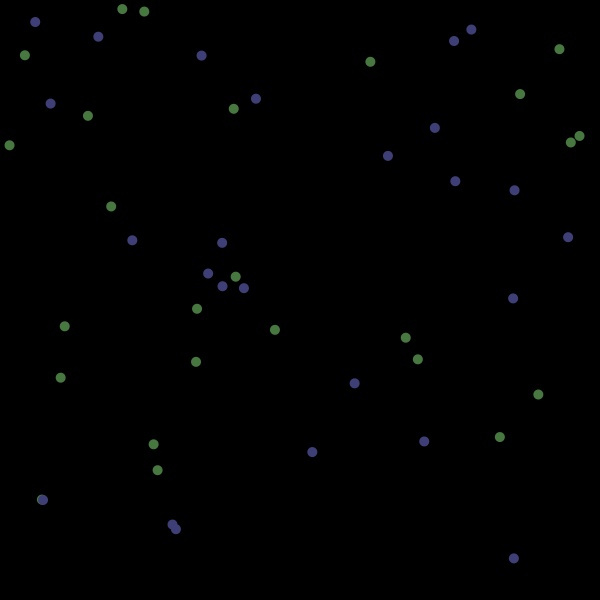
Frame 1 (no input)
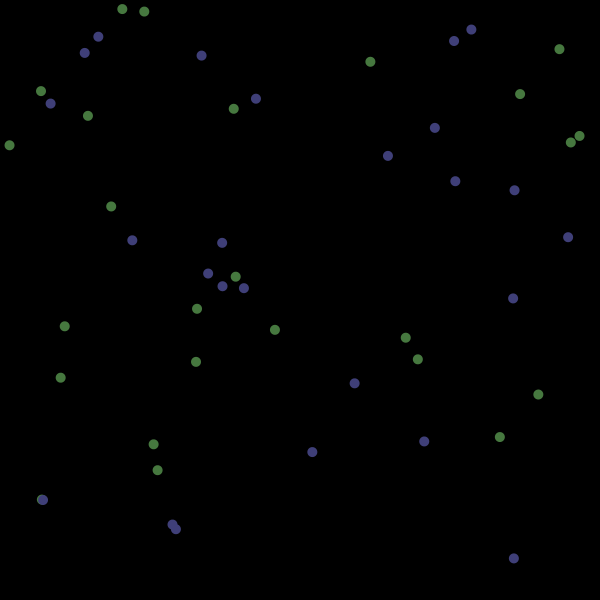
Frame 60 (the mouse pressed at the canvas centre just before this capture)
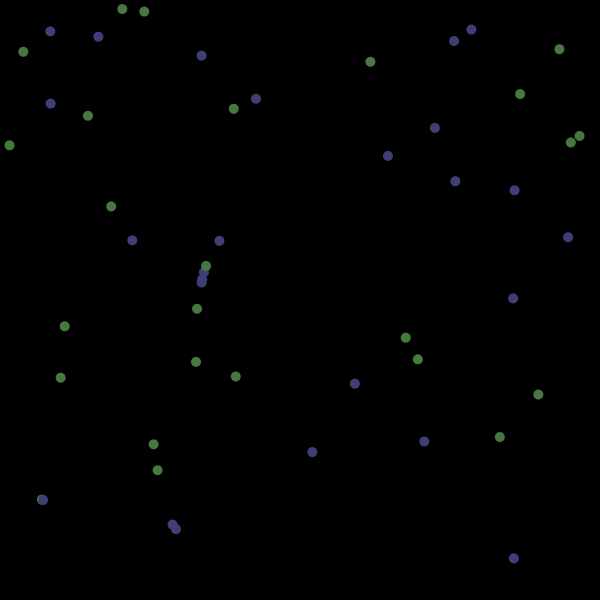
Frame 120 (the mouse held since frame 60 and released just before this capture)

The Processing sketch that drew these frames (run headless with seeded random() and noise(); from frame 60 on, the mouse is pressed at the canvas centre):

// Processing sketch: prueba1
// ── prueba1.pde
ArrayList particulas;

void setup() {
  // badas
  size(600, 600);
  colorMode(HSB);
  noStroke();
  background(0);
  // definir constantes de color
  color VERDE = color(80, 120, 120);
  color AZUL = color(170, 120, 120);
  // definir particulas
  particulas = new ArrayList();
  for (int i = 0; i < 50; i++) {
    if (i % 2 == 0) {
      particulas.add(new Particula(random(width), random(height), AZUL));
    } 
    else {
      particulas.add(new Particula(random(width), random(height), VERDE));
    }
  }
  //fill(VERDE);
  //rect(0, 0, width/2, height);
  //fill(AZUL);
  //rect(width/2, 0, width/2, height);
}
void draw() {
  fill(0);
  rect(0, 0, width, height); 
  for (int i = 0; i < particulas.size(); i++) {
    Particula pro = (Particula) particulas.get(i);
    pro.act();
  }
}


// ── Particula.pde
class Particula {
  float x, y, cx, cy;
  color col;
  Particula(float nx, float ny, color nc) {
    x = nx;
    y = ny;
    cx = nx + 0;
    cy = ny + 0;
    col = nc;
  }

  void act() {
    mouse();
    draw();
  }

  void mouse() {
    float dis = dist(x, y, mouseX, mouseY);
    if (dis < 100) {
      float ang = atan2(mouseY-y, mouseX-x);
      float vel = (100 - dis)/10;
      x -= cos(ang)*vel;
      y -= sin(ang)*vel;
    }else{
       volver(); 
    }
  }
  void volver() {
    float dis = dist(x, y, cx, cy);
    if (dis > 1) {
      float ang = atan2(cy-y, cx-x);
      float vel = 1/(dis-1)*30;
      if (vel > 1){
         vel = 1; 
      }
      x += cos(ang)*vel;
      y += sin(ang)*vel;
    }
  }

  void draw() {
    noStroke();
    fill(col);
    ellipse(x, y, 10, 10);
  }
}
